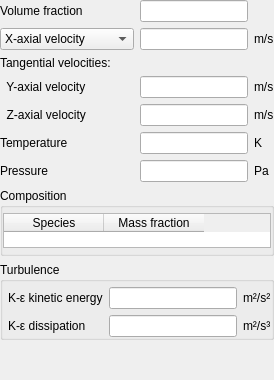
              <widget class="QWidget" name="page_fluid_inflow">
               <layout class="QVBoxLayout" name="verticalLayout_3">
                <property name="leftMargin">
                 <number>0</number>
                </property>
                <property name="topMargin">
                 <number>0</number>
                </property>
                <property name="rightMargin">
                 <number>0</number>
                </property>
                <property name="bottomMargin">
                 <number>0</number>
                </property>
                <item>
                 <widget class="QFrame" name="frame_fluid_inflow">
                  <property name="frameShape">
                   <enum>QFrame::NoFrame</enum>
                  </property>
                  <property name="frameShadow">
                   <enum>QFrame::Plain</enum>
                  </property>
                  <layout class="QGridLayout" name="gridLayout_7">
                   <property name="leftMargin">
                    <number>0</number>
                   </property>
                   <property name="topMargin">
                    <number>0</number>
                   </property>
                   <property name="rightMargin">
                    <number>0</number>
                   </property>
                   <property name="bottomMargin">
                    <number>0</number>
                   </property>
                   <item row="4" column="0">
                    <widget class="QLabel" name="label_fluid_tangential_velocity_2">
                     <property name="text">
                      <string>  Z-axial velocity</string>
                     </property>
                    </widget>
                   </item>
                   <item row="0" column="1">
                    <widget class="LineEdit" name="lineedit_keyword_bc_ep_g_args_BC">
                     <property name="readOnly">
                      <bool>true</bool>
                     </property>
                    </widget>
                   </item>
                   <item row="0" column="0">
                    <widget class="QLabel" name="label_bc_ep_g">
                     <property name="text">
                      <string>Volume fraction</string>
                     </property>
                    </widget>
                   </item>
                   <item row="1" column="1">
                    <widget class="LineEdit" name="lineedit_fluid_inflow"/>
                   </item>
                   <item row="1" column="2">
                    <widget class="QLabel" name="label_fluid_inflow_units">
                     <property name="text">
                      <string>m/s</string>
                     </property>
                    </widget>
                   </item>
                   <item row="2" column="0">
                    <widget class="QLabel" name="label_fluid_tangential_velocities">
                     <property name="font">
                      <font>
                       <weight>50</weight>
                       <bold>false</bold>
                      </font>
                     </property>
                     <property name="text">
                      <string>Tangential velocities:</string>
                     </property>
                    </widget>
                   </item>
                   <item row="3" column="0">
                    <widget class="QLabel" name="label_fluid_tangential_velocity_1">
                     <property name="text">
                      <string>  Y-axial velocity</string>
                     </property>
                    </widget>
                   </item>
                   <item row="6" column="0">
                    <widget class="QLabel" name="label_bc_p_g">
                     <property name="text">
                      <string>Pressure</string>
                     </property>
                    </widget>
                   </item>
                   <item row="3" column="1">
                    <widget class="LineEdit" name="lineedit_fluid_tangential_velocity_1"/>
                   </item>
                   <item row="4" column="1">
                    <widget class="LineEdit" name="lineedit_fluid_tangential_velocity_2"/>
                   </item>
                   <item row="3" column="2">
                    <widget class="QLabel" name="label_fluid_tangential_velocity_1_units">
                     <property name="text">
                      <string>m/s</string>
                     </property>
                    </widget>
                   </item>
                   <item row="4" column="2">
                    <widget class="QLabel" name="label_solids_tangential_velocity_2_units">
                     <property name="text">
                      <string>m/s</string>
                     </property>
                    </widget>
                   </item>
                   <item row="5" column="0">
                    <widget class="QLabel" name="label_bc_t_g">
                     <property name="text">
                      <string>Temperature</string>
                     </property>
                    </widget>
                   </item>
                   <item row="5" column="2">
                    <widget class="QLabel" name="label_bc_t_g_units">
                     <property name="text">
                      <string>K</string>
                     </property>
                    </widget>
                   </item>
                   <item row="6" column="2">
                    <widget class="QLabel" name="label_bc_p_g_units">
                     <property name="text">
                      <string>Pa</string>
                     </property>
                    </widget>
                   </item>
                   <item row="5" column="1">
                    <widget class="LineEdit" name="lineedit_keyword_bc_t_g_args_BC"/>
                   </item>
                   <item row="6" column="1">
                    <widget class="LineEdit" name="lineedit_keyword_bc_p_g_args_BC"/>
                   </item>
                   <item row="1" column="0">
                    <widget class="QStackedWidget" name="stackedwidget_fluid_inflow">
                     <property name="sizePolicy">
                      <sizepolicy hsizetype="Preferred" vsizetype="Maximum">
                       <horstretch>0</horstretch>
                       <verstretch>0</verstretch>
                      </sizepolicy>
                     </property>
                     <property name="currentIndex">
                      <number>0</number>
                     </property>
                     <widget class="QWidget" name="subpage_fluid_inflow_MI">
                      <property name="sizePolicy">
                       <sizepolicy hsizetype="Preferred" vsizetype="Minimum">
                        <horstretch>0</horstretch>
                        <verstretch>0</verstretch>
                       </sizepolicy>
                      </property>
                      <layout class="QGridLayout" name="gridLayout_8">
                       <property name="leftMargin">
                        <number>0</number>
                       </property>
                       <property name="topMargin">
                        <number>0</number>
                       </property>
                       <property name="rightMargin">
                        <number>0</number>
                       </property>
                       <property name="bottomMargin">
                        <number>0</number>
                       </property>
                       <item row="0" column="0">
                        <widget class="ComboBox" name="combobox_fluid_inflow_type">
                         <property name="sizePolicy">
                          <sizepolicy hsizetype="Preferred" vsizetype="Minimum">
                           <horstretch>0</horstretch>
                           <verstretch>0</verstretch>
                          </sizepolicy>
                         </property>
                         <property name="font">
                          <font>
                           <weight>50</weight>
                           <bold>false</bold>
                          </font>
                         </property>
                         <item>
                          <property name="text">
                           <string>X-axial velocity</string>
                          </property>
                         </item>
                         <item>
                          <property name="text">
                           <string>Volumetric flowrate</string>
                          </property>
                         </item>
                         <item>
                          <property name="text">
                           <string>Mass flowrate</string>
                          </property>
                         </item>
                        </widget>
                       </item>
                      </layout>
                     </widget>
                     <widget class="QWidget" name="subpage_fluid_inflow_CG_MI">
                      <layout class="QGridLayout" name="gridLayout_9">
                       <property name="leftMargin">
                        <number>0</number>
                       </property>
                       <property name="topMargin">
                        <number>0</number>
                       </property>
                       <property name="rightMargin">
                        <number>0</number>
                       </property>
                       <property name="bottomMargin">
                        <number>0</number>
                       </property>
                       <item row="0" column="0">
                        <widget class="QLabel" name="label_bc_u_g">
                         <property name="text">
                          <string>X-axial velocity</string>
                         </property>
                        </widget>
                       </item>
                      </layout>
                     </widget>
                    </widget>
                   </item>
                  </layout>
                  <zorder>label_fluid_tangential_velocity_1_units</zorder>
                  <zorder>label_solids_tangential_velocity_2_units</zorder>
                  <zorder>label_fluid_inflow_units</zorder>
                  <zorder>lineedit_keyword_bc_ep_g_args_BC</zorder>
                  <zorder>label_bc_ep_g</zorder>
                  <zorder>lineedit_fluid_inflow</zorder>
                  <zorder>label_fluid_tangential_velocities</zorder>
                  <zorder>label_fluid_tangential_velocity_1</zorder>
                  <zorder>label_fluid_tangential_velocity_2</zorder>
                  <zorder>lineedit_fluid_tangential_velocity_1</zorder>
                  <zorder>lineedit_fluid_tangential_velocity_2</zorder>
                  <zorder>label_bc_t_g</zorder>
                  <zorder>label_bc_p_g</zorder>
                  <zorder>label_bc_t_g_units</zorder>
                  <zorder>label_bc_p_g_units</zorder>
                  <zorder>lineedit_keyword_bc_t_g_args_BC</zorder>
                  <zorder>lineedit_keyword_bc_p_g_args_BC</zorder>
                  <zorder>stackedwidget_fluid_inflow</zorder>
                 </widget>
                </item>
                <item>
                 <widget class="QGroupBox" name="groupbox_fluid_composition">
                  <property name="sizePolicy">
                   <sizepolicy hsizetype="Preferred" vsizetype="Preferred">
                    <horstretch>0</horstretch>
                    <verstretch>0</verstretch>
                   </sizepolicy>
                  </property>
                  <property name="maximumSize">
                   <size>
                    <width>16777215</width>
                    <height>16777215</height>
                   </size>
                  </property>
                  <property name="title">
                   <string>Composition</string>
                  </property>
                  <property name="flat">
                   <bool>true</bool>
                  </property>
                  <layout class="QGridLayout" name="gridLayout_10">
                   <property name="leftMargin">
                    <number>0</number>
                   </property>
                   <property name="topMargin">
                    <number>5</number>
                   </property>
                   <property name="rightMargin">
                    <number>0</number>
                   </property>
                   <property name="bottomMargin">
                    <number>5</number>
                   </property>
                   <item row="0" column="0">
                    <widget class="QTableWidget" name="tablewidget_fluid_mass_fraction">
                     <property name="sizePolicy">
                      <sizepolicy hsizetype="MinimumExpanding" vsizetype="Minimum">
                       <horstretch>0</horstretch>
                       <verstretch>0</verstretch>
                      </sizepolicy>
                     </property>
                     <property name="maximumSize">
                      <size>
                       <width>16777215</width>
                       <height>35</height>
                      </size>
                     </property>
                     <property name="selectionMode">
                      <enum>QAbstractItemView::NoSelection</enum>
                     </property>
                     <attribute name="verticalHeaderVisible">
                      <bool>false</bool>
                     </attribute>
                     <column>
                      <property name="text">
                       <string>Species</string>
                      </property>
                     </column>
                     <column>
                      <property name="text">
                       <string>Mass fraction</string>
                      </property>
                     </column>
                    </widget>
                   </item>
                  </layout>
                 </widget>
                </item>
                <item>
                 <widget class="QGroupBox" name="groupbox_inflow_turbulence">
                  <property name="title">
                   <string>Turbulence</string>
                  </property>
                  <property name="flat">
                   <bool>true</bool>
                  </property>
                  <layout class="QGridLayout" name="gridLayout_11">
                   <property name="leftMargin">
                    <number>5</number>
                   </property>
                   <property name="topMargin">
                    <number>5</number>
                   </property>
                   <property name="rightMargin">
                    <number>0</number>
                   </property>
                   <property name="bottomMargin">
                    <number>0</number>
                   </property>
                   <item row="0" column="2">
                    <widget class="QLabel" name="label_bc_k_turb_g_units">
                     <property name="text">
                      <string>m²/s²</string>
                     </property>
                    </widget>
                   </item>
                   <item row="0" column="0">
                    <widget class="QLabel" name="label_bc_k_turb_g">
                     <property name="text">
                      <string>K-ε kinetic energy</string>
                     </property>
                    </widget>
                   </item>
                   <item row="0" column="1">
                    <widget class="LineEdit" name="lineedit_keyword_bc_k_turb_g_args_BC"/>
                   </item>
                   <item row="1" column="2">
                    <widget class="QLabel" name="label_bc_e_turb_g_units">
                     <property name="text">
                      <string>m²/s³</string>
                     </property>
                    </widget>
                   </item>
                   <item row="1" column="0">
                    <widget class="QLabel" name="label_bc_e_turb_g">
                     <property name="text">
                      <string>K-ε dissipation</string>
                     </property>
                    </widget>
                   </item>
                   <item row="1" column="1">
                    <widget class="LineEdit" name="lineedit_keyword_bc_e_turb_g_args_BC"/>
                   </item>
                  </layout>
                 </widget>
                </item>
                <item>
                 <spacer name="verticalSpacer_2">
                  <property name="orientation">
                   <enum>Qt::Vertical</enum>
                  </property>
                  <property name="sizeHint" stdset="0">
                   <size>
                    <width>20</width>
                    <height>40</height>
                   </size>
                  </property>
                 </spacer>
                </item>
               </layout>
              </widget>
